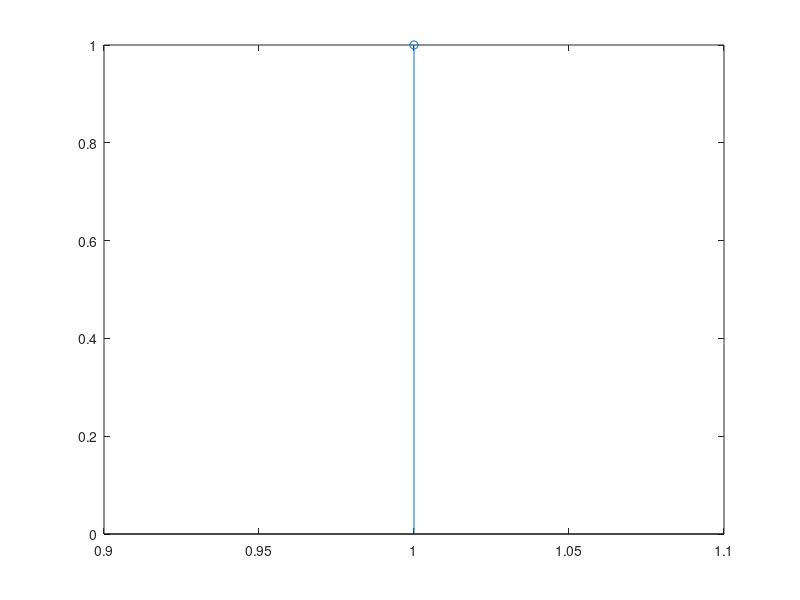

MATLAB code to generate this figure: (Note: this script raises an error after producing the figure.)
maxVal = [];
avgBkg = [];
stdBkg = [];
SNR = [];

peakIdx = 80;
len = 127;
minIdx = 22;

peakIdxShort = peakIdx - minIdx;

figure();
h=stem(1,1);

%%
aoVars = ao.getVars();
clear res
resMeas = [];
maxVal  = [];
avgBkg  = [];
stdBkg  = [];
SNR     = [];

if ~isgraphics(h)
    figure();
    h=stem(1,1);
end

% dcLevel = [0.5:0.25:1, 1.5:0.5:2.5];
% dcLevel = [-0.05:0.05:0.2, 0.25:0.25:1, 1.5:0.5:2.5];
quant = [0.0001, 0.0002, 0.0005, 0.001, 0.002, 0.005, 0.01, 0.02, 0.05];
dcLevel = 0;
for j=1:length(dcLevel)
%     d = dialogBox(dcLevel(j));
    uiwait(d)
    
    maxVal = [];
    avgBkg = [];
    stdBkg = [];
    SNR = [];

    for i=1:30
%         fprintf("Meas: %d\n", );
        res(j,i)      = ao.runAcoustoOptics();
        phi = res(j,i).rawPhi(minIdx:end);
        bkg = phi (1:peakIdxShort);
        maxVal(j,i)   = max(phi);
        avgBkg(j,i)   = mean(bkg);
        stdBkg(j,i)   = std(bkg);
        SNR(j,i)      = (maxVal(j,i)-avgBkg(j,i))/stdBkg(j,i);
        normNoise(j,i) = res(1,i).normNoise;
        set(h, 'XData', 1:length(phi), 'YData', phi);
        drawnow;
        fprintf("Meas: %.2f : %d, SNR: %.2f\n", dcLevel(j), i, SNR(j,i));
    end

    resMeas(j).res = res(j,:);
    resMeas(j).maxVal  = maxVal(j,:);
    resMeas(j).avgBkg  = avgBkg(j,:);
    resMeas(j).stdBkg = stdBkg(j,:);
    resMeas(j).SNR = SNR(j,:);
    resMeas(j).avgSNR = mean(SNR(j,:));
    resMeas(j).stdSNR = std(SNR(j,:));
    resMeas(j).normNoise = mean(normNoise(j,:));

    SNRAvg(j) = resMeas(j).avgSNR;
    SNRstd(j) = resMeas(j).stdSNR;
    fprintf("Results: Average SNR: %.2f, STD: %.2f\n", SNRAvg(j), SNRstd(j));

    timeStamp = strrep(datestr(datetime('now')),':','-');
    filename = sprintf('../Measurements/PDFinal-Exp/%s-PMT-2s-q.%.3f.mat', timeStamp, qunat(j));
    save(filename, 'resMeas', 'aoVars', '-v7.3');
end 

timeStamp = strrep(datestr(datetime('now')),':','-');
filename = sprintf('../Measurements/PDFinal-Exp/%s-PMT-2s-q.%.3f.mat', timeStamp, q);
save(filename, 'resMeas', 'aoVars', '-v7.3');

%%
figure()
errorbar(dcLevel, SNRAvg,SNRstd)

% save('../Measurements/07-07-21-PD-FreeSpace-2s.mat', 'resPD')